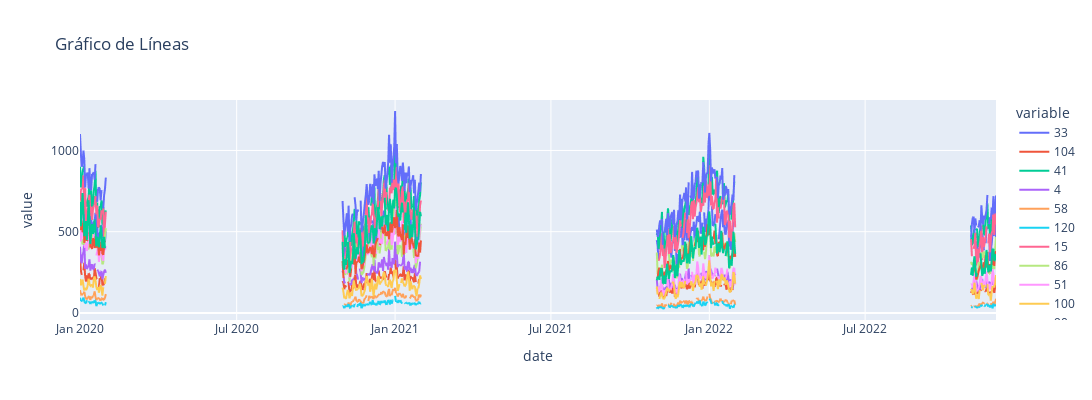

The cell this chart's notebook holds for it:
### Code cell
# Grafico de plotly para las series temporales
fig = px.line(demanda_pivot, x="date", y=vars_check, title="Gráfico de Líneas")

# Puedes personalizar el tamaño del gráfico si lo deseas:
fig.update_layout(autosize=False, width=1200, height=400)

# Mostrar el gráfico
fig.show()

# Estos productos solo se venden entre 1 noviembre y 30 de enero
# Son productos estacionales - deben separarse del resto
# Llenar valores nulos con 0 entre periodos vacíos

### Figure 1 — Plotly figure (JSON) as saved in the notebook; plotly's stock layout.template omitted (floating-point values rounded to 4 significant figures; data arrays with more than 128 entries replaced by an {"elided": "..."} marker saying what was removed)
{"data": [{"hovertemplate": "variable=33<br>date=%{x}<br>value=%{y}<extra></extra>", "legendgroup": "33", "line": {"color": "#636efa", "dash": "solid"}, "marker": {"symbol": "circle"}, "mode": "lines", "name": "33", "showlegend": true, "type": "scattergl", "x": {"elided": "1065 str values"}, "xaxis": "x", "y": {"elided": "1065 int values"}, "yaxis": "y"}, {"hovertemplate": "variable=104<br>date=%{x}<br>value=%{y}<extra></extra>", "legendgroup": "104", "line": {"color": "#EF553B", "dash": "solid"}, "marker": {"symbol": "circle"}, "mode": "lines", "name": "104", "showlegend": true, "type": "scattergl", "x": {"elided": "1065 str values"}, "xaxis": "x", "y": {"elided": "1065 int values"}, "yaxis": "y"}, {"hovertemplate": "variable=41<br>date=%{x}<br>value=%{y}<extra></extra>", "legendgroup": "41", "line": {"color": "#00cc96", "dash": "solid"}, "marker": {"symbol": "circle"}, "mode": "lines", "name": "41", "showlegend": true, "type": "scattergl", "x": {"elided": "1065 str values"}, "xaxis": "x", "y": {"elided": "1065 int values"}, "yaxis": "y"}, {"hovertemplate": "variable=4<br>date=%{x}<br>value=%{y}<extra></extra>", "legendgroup": "4", "line": {"color": "#ab63fa", "dash": "solid"}, "marker": {"symbol": "circle"}, "mode": "lines", "name": "4", "showlegend": true, "type": "scattergl", "x": {"elided": "1065 str values"}, "xaxis": "x", "y": {"elided": "1065 int values"}, "yaxis": "y"}, {"hovertemplate": "variable=58<br>date=%{x}<br>value=%{y}<extra></extra>", "legendgroup": "58", "line": {"color": "#FFA15A", "dash": "solid"}, "marker": {"symbol": "circle"}, "mode": "lines", "name": "58", "showlegend": true, "type": "scattergl", "x": {"elided": "1065 str values"}, "xaxis": "x", "y": {"elided": "1065 int values"}, "yaxis": "y"}, {"hovertemplate": "variable=120<br>date=%{x}<br>value=%{y}<extra></extra>", "legendgroup": "120", "line": {"color": "#19d3f3", "dash": "solid"}, "marker": {"symbol": "circle"}, "mode": "lines", "name": "120", "showlegend": true, "type": "scattergl", "x": {"elided": "1065 str values"}, "xaxis": "x", "y": {"elided": "1065 int values"}, "yaxis": "y"}, {"hovertemplate": "variable=15<br>date=%{x}<br>value=%{y}<extra></extra>", "legendgroup": "15", "line": {"color": "#FF6692", "dash": "solid"}, "marker": {"symbol": "circle"}, "mode": "lines", "name": "15", "showlegend": true, "type": "scattergl", "x": {"elided": "1065 str values"}, "xaxis": "x", "y": {"elided": "1065 int values"}, "yaxis": "y"}, {"hovertemplate": "variable=86<br>date=%{x}<br>value=%{y}<extra></extra>", "legendgroup": "86", "line": {"color": "#B6E880", "dash": "solid"}, "marker": {"symbol": "circle"}, "mode": "lines", "name": "86", "showlegend": true, "type": "scattergl", "x": {"elided": "1065 str values"}, "xaxis": "x", "y": {"elided": "1065 int values"}, "yaxis": "y"}, {"hovertemplate": "variable=51<br>date=%{x}<br>value=%{y}<extra></extra>", "legendgroup": "51", "line": {"color": "#FF97FF", "dash": "solid"}, "marker": {"symbol": "circle"}, "mode": "lines", "name": "51", "showlegend": true, "type": "scattergl", "x": {"elided": "1065 str values"}, "xaxis": "x", "y": {"elided": "1065 int values"}, "yaxis": "y"}, {"hovertemplate": "variable=100<br>date=%{x}<br>value=%{y}<extra></extra>", "legendgroup": "100", "line": {"color": "#FECB52", "dash": "solid"}, "marker": {"symbol": "circle"}, "mode": "lines", "name": "100", "showlegend": true, "type": "scattergl", "x": {"elided": "1065 str values"}, "xaxis": "x", "y": {"elided": "1065 int values"}, "yaxis": "y"}, {"hovertemplate": "variable=90<br>date=%{x}<br>value=%{y}<extra></extra>", "legendgroup": "90", "line": {"color": "#636efa", "dash": "solid"}, "marker": {"symbol": "circle"}, "mode": "lines", "name": "90", "showlegend": true, "type": "scattergl", "x": {"elided": "1065 str values"}, "xaxis": "x", "y": {"elided": "1065 int values"}, "yaxis": "y"}, {"hovertemplate": "variable=69<br>date=%{x}<br>value=%{y}<extra></extra>", "legendgroup": "69", "line": {"color": "#EF553B", "dash": "solid"}, "marker": {"symbol": "circle"}, "mode": "lines", "name": "69", "showlegend": true, "type": "scattergl", "x": {"elided": "1065 str values"}, "xaxis": "x", "y": {"elided": "1065 int values"}, "yaxis": "y"}, {"hovertemplate": "variable=118<br>date=%{x}<br>value=%{y}<extra></extra>", "legendgroup": "118", "line": {"color": "#00cc96", "dash": "solid"}, "marker": {"symbol": "circle"}, "mode": "lines", "name": "118", "showlegend": true, "type": "scattergl", "x": {"elided": "1065 str values"}, "xaxis": "x", "y": {"elided": "1065 int values"}, "yaxis": "y"}], "layout": {"autosize": false, "height": 400, "legend": {"title": {"text": "variable"}, "tracegroupgap": 0}, "title": {"text": "Gráfico de Líneas"}, "width": 1200, "xaxis": {"anchor": "y", "domain": [0, 1], "title": {"text": "date"}}, "yaxis": {"anchor": "x", "domain": [0, 1], "title": {"text": "value"}}}}
